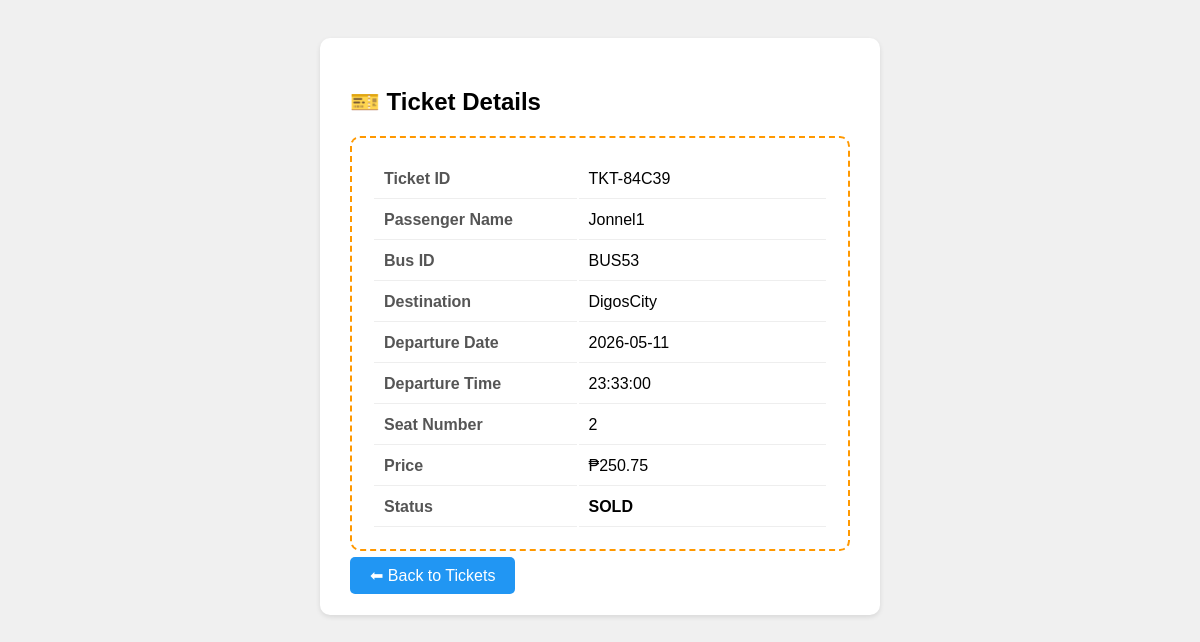
Page /bus_management/view_ticket.php?id=TKT-84C39 (signed in) on the committed database.
### tables this page shows
CREATE TABLE `tickets` (
  `TicketID` varchar(10) NOT NULL,
  `PassengerName` varchar(100) NOT NULL,
  `BusID` varchar(10) DEFAULT NULL,
  `Destination` varchar(50) NOT NULL,
  `DepartureDate` date NOT NULL,
  `DepartureTime` time NOT NULL,
  `SeatNumber` int(11) NOT NULL,
  `Price` decimal(10,2) NOT NULL,
  `Status` enum('BOOKED','CANCELLED','SOLD') DEFAULT 'BOOKED',
  `UserID` int(11) DEFAULT NULL
);

### bus_management/view_ticket.php (the view, shortened to what this page needs)
<?php
require 'config.php';
$id = $_GET['id'];
$stmt = mysqli_prepare($conn, "SELECT * FROM Tickets WHERE TicketID = ?");
mysqli_stmt_bind_param($stmt, "s", $id);
mysqli_stmt_execute($stmt);
$result = mysqli_stmt_get_result($stmt);
$ticket = mysqli_fetch_assoc($result);
?>
<!DOCTYPE html>
<html>
<head>
</head>
<body>
<div class="card">
    <h2>🎫 Ticket Details</h2>
    <div class="ticket-box">
        <table>
            <tr><td>Ticket ID</td><td><?php echo $ticket['TicketID']; ?></td></tr>
            <tr><td>Passenger Name</td><td><?php echo $ticket['PassengerName']; ?></td></tr>
            <tr><td>Bus ID</td><td><?php echo $ticket['BusID']; ?></td></tr>
            <tr><td>Destination</td><td><?php echo $ticket['Destination']; ?></td></tr>
            <tr><td>Departure Date</td><td><?php echo $ticket['DepartureDate']; ?></td></tr>
            <tr><td>Departure Time</td><td><?php echo $ticket['DepartureTime']; ?></td></tr>
            <tr><td>Seat Number</td><td><?php echo $ticket['SeatNumber']; ?></td></tr>
            <tr><td>Price</td><td>₱<?php echo number_format($ticket['Price'], 2); ?></td></tr>
            <tr><td>Status</td><td><strong><?php echo $ticket['Status']; ?></strong></td></tr>
        </table>
    </div>
    <a href="tickets.php" class="btn btn-blue">⬅ Back to Tickets</a>
</div>
</body>
</html>

### bus_management/view_ticket.php (style rules this page uses)
body { font-family: Arial; background: #f0f0f0; padding: 30px; }
.card { background: white; padding: 30px; border-radius: 10px; max-width: 500px; margin: auto; box-shadow: 0 2px 5px rgba(0,0,0,0.1); }
.ticket-box { border: 2px dashed #FF9800; border-radius: 10px; padding: 20px; margin: 15px 0; }
table { width: 100%; }
td { padding: 10px; border-bottom: 1px solid #eee; }
td:first-child { font-weight: bold; color: #555; width: 45%; }
.btn { padding: 10px 20px; border-radius: 5px; text-decoration: none; color: white; }
.btn-blue { background: #2196F3; }

### rows in the picture
tickets: TicketID "TKT-84C39", PassengerName "Jonnel1", BusID "BUS53", Destination "DigosCity", DepartureDate "2026-05-11", DepartureTime "23:33:00", SeatNumber "2", Price "250.75", Status "SOLD"
